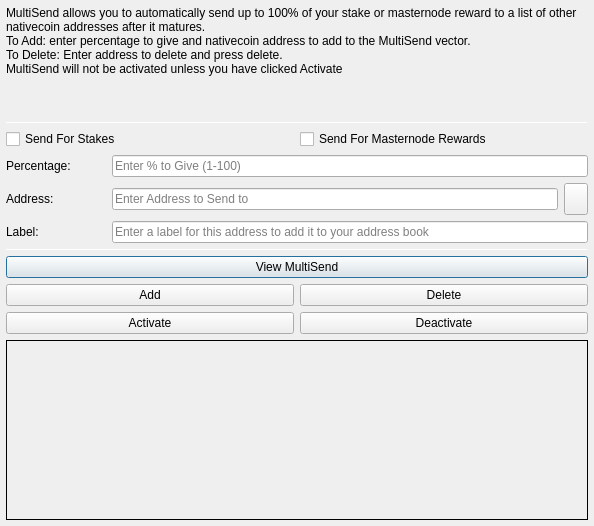
<?xml version="1.0" encoding="UTF-8"?>
<ui version="4.0">
 <class>MultiSendDialog</class>
 <widget class="QDialog" name="MultiSendDialog">
  <property name="windowModality">
   <enum>Qt::NonModal</enum>
  </property>
  <property name="geometry">
   <rect>
    <x>0</x>
    <y>0</y>
    <width>594</width>
    <height>526</height>
   </rect>
  </property>
  <property name="windowTitle">
   <string>MultiSend</string>
  </property>
  <layout class="QVBoxLayout" name="verticalLayout" stretch="0">
   <property name="leftMargin">
    <number>6</number>
   </property>
   <property name="topMargin">
    <number>6</number>
   </property>
   <property name="rightMargin">
    <number>6</number>
   </property>
   <property name="bottomMargin">
    <number>6</number>
   </property>
   <item>
    <layout class="QVBoxLayout" name="verticalLayout_Main" stretch="1,1,1,0,1,1,1">
     <item>
      <widget class="QLabel" name="label_2">
       <property name="lineWidth">
        <number>1</number>
       </property>
       <property name="text">
        <string>MultiSend allows you to automatically send up to 100% of your stake or masternode reward to a list of other nativecoin addresses after it matures.
To Add: enter percentage to give and nativecoin address to add to the MultiSend vector.
To Delete: Enter address to delete and press delete.
MultiSend will not be activated unless you have clicked Activate</string>
       </property>
       <property name="alignment">
        <set>Qt::AlignLeading|Qt::AlignLeft|Qt::AlignTop</set>
       </property>
       <property name="wordWrap">
        <bool>true</bool>
       </property>
      </widget>
     </item>
     <item>
      <widget class="Line" name="line">
       <property name="minimumSize">
        <size>
         <width>0</width>
         <height>1</height>
        </size>
       </property>
       <property name="maximumSize">
        <size>
         <width>16777215</width>
         <height>1</height>
        </size>
       </property>
       <property name="orientation">
        <enum>Qt::Horizontal</enum>
       </property>
      </widget>
     </item>
     <item>
      <layout class="QVBoxLayout" name="verticalLayout_Settings">
       <item>
        <layout class="QHBoxLayout" name="horizontalLayout">
         <item>
          <widget class="QCheckBox" name="multiSendStakeCheckBox">
           <property name="text">
            <string>Send For Stakes</string>
           </property>
          </widget>
         </item>
         <item>
          <widget class="QCheckBox" name="multiSendMasternodeCheckBox">
           <property name="text">
            <string>Send For Masternode Rewards</string>
           </property>
          </widget>
         </item>
        </layout>
       </item>
       <item>
        <layout class="QHBoxLayout" name="horizontalLayout_6">
         <item>
          <widget class="QLabel" name="label">
           <property name="minimumSize">
            <size>
             <width>100</width>
             <height>0</height>
            </size>
           </property>
           <property name="toolTip">
            <string>Percentage of stake to send</string>
           </property>
           <property name="text">
            <string>Percentage:</string>
           </property>
          </widget>
         </item>
         <item>
          <widget class="QLineEdit" name="multiSendPercentEdit">
           <property name="toolTip">
            <string>Enter whole numbers 1 - 100</string>
           </property>
           <property name="placeholderText">
            <string>Enter % to Give (1-100)</string>
           </property>
          </widget>
         </item>
        </layout>
       </item>
       <item>
        <layout class="QHBoxLayout" name="horizontalLayout_7">
         <item>
          <widget class="QLabel" name="label_5">
           <property name="minimumSize">
            <size>
             <width>100</width>
             <height>0</height>
            </size>
           </property>
           <property name="toolTip">
            <string>Address to send portion of stake to</string>
           </property>
           <property name="text">
            <string>Address:</string>
           </property>
          </widget>
         </item>
         <item>
          <widget class="QLineEdit" name="multiSendAddressEdit">
           <property name="toolTip">
            <string/>
           </property>
           <property name="placeholderText">
            <string>Enter Address to Send to</string>
           </property>
          </widget>
         </item>
         <item>
          <widget class="QToolButton" name="addressBookButton">
           <property name="maximumSize">
            <size>
             <width>16777215</width>
             <height>32</height>
            </size>
           </property>
           <property name="toolTip">
            <string>Choose an address from the address book</string>
           </property>
           <property name="text">
            <string/>
           </property>
           <property name="icon">
            <iconset resource="../nativecoin.qrc">
             <normaloff>:/icons/address-book</normaloff>:/icons/address-book</iconset>
           </property>
           <property name="shortcut">
            <string>Alt+A</string>
           </property>
          </widget>
         </item>
        </layout>
       </item>
      </layout>
     </item>
     <item>
      <layout class="QHBoxLayout" name="horizontalLayout_3">
       <item>
        <widget class="QLabel" name="label_3">
         <property name="minimumSize">
          <size>
           <width>100</width>
           <height>0</height>
          </size>
         </property>
         <property name="text">
          <string>Label:</string>
         </property>
        </widget>
       </item>
       <item>
        <widget class="QLineEdit" name="labelAddressLabelEdit">
         <property name="placeholderText">
          <string>Enter a label for this address to add it to your address book</string>
         </property>
        </widget>
       </item>
      </layout>
     </item>
     <item>
      <widget class="Line" name="line_2">
       <property name="minimumSize">
        <size>
         <width>0</width>
         <height>1</height>
        </size>
       </property>
       <property name="maximumSize">
        <size>
         <width>16777215</width>
         <height>1</height>
        </size>
       </property>
       <property name="orientation">
        <enum>Qt::Horizontal</enum>
       </property>
      </widget>
     </item>
     <item>
      <layout class="QVBoxLayout" name="verticalLayout_Buttons">
       <item>
        <layout class="QHBoxLayout" name="horizontalLayout_4">
         <item>
          <widget class="QPushButton" name="viewButton">
           <property name="toolTip">
            <string/>
           </property>
           <property name="statusTip">
            <string>View MultiSend Vector</string>
           </property>
           <property name="text">
            <string>View MultiSend</string>
           </property>
          </widget>
         </item>
        </layout>
       </item>
       <item>
        <layout class="QHBoxLayout" name="horizontalLayout_2">
         <item>
          <widget class="QPushButton" name="addButton">
           <property name="toolTip">
            <string/>
           </property>
           <property name="statusTip">
            <string>Add to MultiSend Vector</string>
           </property>
           <property name="text">
            <string>Add</string>
           </property>
          </widget>
         </item>
         <item>
          <widget class="QPushButton" name="deleteButton">
           <property name="toolTip">
            <string/>
           </property>
           <property name="statusTip">
            <string>Delete Address From MultiSend Vector</string>
           </property>
           <property name="text">
            <string>Delete</string>
           </property>
          </widget>
         </item>
        </layout>
       </item>
       <item>
        <layout class="QHBoxLayout" name="horizontalLayout_5">
         <item>
          <widget class="QPushButton" name="activateButton">
           <property name="statusTip">
            <string>Activate MultiSend</string>
           </property>
           <property name="text">
            <string>Activate</string>
           </property>
          </widget>
         </item>
         <item>
          <widget class="QPushButton" name="disableButton">
           <property name="statusTip">
            <string>Deactivate MultiSend</string>
           </property>
           <property name="text">
            <string>Deactivate</string>
           </property>
          </widget>
         </item>
        </layout>
       </item>
      </layout>
     </item>
     <item>
      <widget class="QLabel" name="message">
       <property name="minimumSize">
        <size>
         <width>0</width>
         <height>180</height>
        </size>
       </property>
       <property name="frameShape">
        <enum>QFrame::Panel</enum>
       </property>
       <property name="frameShadow">
        <enum>QFrame::Plain</enum>
       </property>
       <property name="lineWidth">
        <number>1</number>
       </property>
       <property name="midLineWidth">
        <number>1</number>
       </property>
       <property name="text">
        <string/>
       </property>
       <property name="alignment">
        <set>Qt::AlignLeading|Qt::AlignLeft|Qt::AlignTop</set>
       </property>
       <property name="wordWrap">
        <bool>true</bool>
       </property>
      </widget>
     </item>
    </layout>
   </item>
  </layout>
 </widget>
 <resources>
  <include location="../nativecoin.qrc"/>
 </resources>
 <connections/>
</ui>
